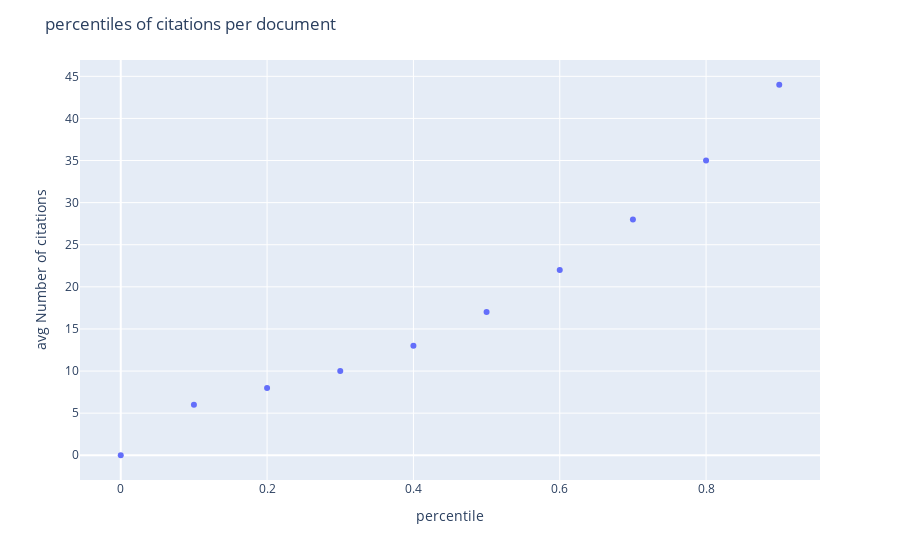

Source (notebook cell):
### Code cell
# percentiles
percentiles = [i/10 for i in range(0, 10)]
citations_per_percentile = df['num_citations'].quantile(percentiles)
# create the same scatter plot in plotly
fig = px.scatter(x=percentiles, y=citations_per_percentile, labels={"x": "percentile", "y": "avg Number of citations"})
title = "percentiles of citations per document"
fig.update_layout(title_text=title)
fig.update_xaxes(title_text="percentile")
fig.update_yaxes(title_text="avg Number of citations")
fig.show()
figures.append(fig)

### Figure 1 — Plotly figure (JSON) as saved in the notebook; plotly's stock layout.template omitted (floating-point values rounded to 4 significant figures)
{"data": [{"hovertemplate": "percentile=%{x}<br>avg Number of citations=%{y}<extra></extra>", "legendgroup": "", "marker": {"color": "#636efa", "symbol": "circle"}, "mode": "markers", "name": "", "orientation": "v", "showlegend": false, "type": "scatter", "x": [0, 0.1, 0.2, 0.3, 0.4, 0.5, 0.6, 0.7, 0.8, 0.9], "xaxis": "x", "y": [0, 6, 8, 10, 13, 17, 22, 28, 35, 44], "yaxis": "y"}], "layout": {"legend": {"tracegroupgap": 0}, "margin": {"t": 60}, "title": {"text": "percentiles of citations per document"}, "xaxis": {"anchor": "y", "domain": [0, 1], "title": {"text": "percentile"}}, "yaxis": {"anchor": "x", "domain": [0, 1], "title": {"text": "avg Number of citations"}}}}
